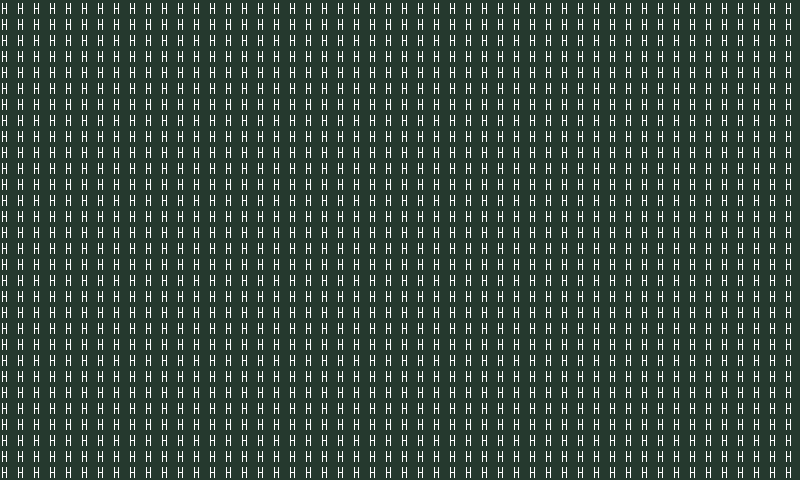

A level layout from a 2D game, rendered from its tile map. Below: a short description, then the map file with its tile-grid data intact:
An orthogonal 50x30 tile map with 16x16 px tiles, 1 tile layer (prototype).

<map version="1.10" tiledversion="1.10.2" orientation="orthogonal" renderorder="right-down" width="50" height="30" tilewidth="16" tileheight="16" infinite="0" nextlayerid="9" nextobjectid="1">
 <tileset firstgid="110" source="HiddenJungle_TSX.tsx" />
 <layer id="1" name="prototype" width="50" height="30">
  <data encoding="csv">
206,206,206,206,206,206,206,206,206,206,206,206,206,206,206,206,206,206,206,206,206,206,206,206,206,206,206,206,206,206,206,206,206,206,206,206,206,206,206,206,206,206,206,206,206,206,206,206,206,206,
206,206,206,206,206,206,206,206,206,206,206,206,206,206,206,206,206,206,206,206,206,206,206,206,206,206,206,206,206,206,206,206,206,206,206,206,206,206,206,206,206,206,206,206,206,206,206,206,206,206,
206,206,206,206,206,206,206,206,206,206,206,206,206,206,206,206,206,206,206,206,206,206,206,206,206,206,206,206,206,206,206,206,206,206,206,206,206,206,206,206,206,206,206,206,206,206,206,206,206,206,
206,206,206,206,206,206,206,206,206,206,206,206,206,206,206,206,206,206,206,206,206,206,206,206,206,206,206,206,206,206,206,206,206,206,206,206,206,206,206,206,206,206,206,206,206,206,206,206,206,206,
206,206,206,206,206,206,206,206,206,206,206,206,206,206,206,206,206,206,206,206,206,206,206,206,206,206,206,206,206,206,206,206,206,206,206,206,206,206,206,206,206,206,206,206,206,206,206,206,206,206,
206,206,206,206,206,206,206,206,206,206,206,206,206,206,206,206,206,206,206,206,206,206,206,206,206,206,206,206,206,206,206,206,206,206,206,206,206,206,206,206,206,206,206,206,206,206,206,206,206,206,
206,206,206,206,206,206,206,206,206,206,206,206,206,206,206,206,206,206,206,206,206,206,206,206,206,206,206,206,206,206,206,206,206,206,206,206,206,206,206,206,206,206,206,206,206,206,206,206,206,206,
206,206,206,206,206,206,206,206,206,206,206,206,206,206,206,206,206,206,206,206,206,206,206,206,206,206,206,206,206,206,206,206,206,206,206,206,206,206,206,206,206,206,206,206,206,206,206,206,206,206,
206,206,206,206,206,206,206,206,206,206,206,206,206,206,206,206,206,206,206,206,206,206,206,206,206,206,206,206,206,206,206,206,206,206,206,206,206,206,206,206,206,206,206,206,206,206,206,206,206,206,
206,206,206,206,206,206,206,206,206,206,206,206,206,206,206,206,206,206,206,206,206,206,206,206,206,206,206,206,206,206,206,206,206,206,206,206,206,206,206,206,206,206,206,206,206,206,206,206,206,206,
206,206,206,206,206,206,206,206,206,206,206,206,206,206,206,206,206,206,206,206,206,206,206,206,206,206,206,206,206,206,206,206,206,206,206,206,206,206,206,206,206,206,206,206,206,206,206,206,206,206,
206,206,206,206,206,206,206,206,206,206,206,206,206,206,206,206,206,206,206,206,206,206,206,206,206,206,206,206,206,206,206,206,206,206,206,206,206,206,206,206,206,206,206,206,206,206,206,206,206,206,
206,206,206,206,206,206,206,206,206,206,206,206,206,206,206,206,206,206,206,206,206,206,206,206,206,206,206,206,206,206,206,206,206,206,206,206,206,206,206,206,206,206,206,206,206,206,206,206,206,206,
206,206,206,206,206,206,206,206,206,206,206,206,206,206,206,206,206,206,206,206,206,206,206,206,206,206,206,206,206,206,206,206,206,206,206,206,206,206,206,206,206,206,206,206,206,206,206,206,206,206,
206,206,206,206,206,206,206,206,206,206,206,206,206,206,206,206,206,206,206,206,206,206,206,206,206,206,206,206,206,206,206,206,206,206,206,206,206,206,206,206,206,206,206,206,206,206,206,206,206,206,
206,206,206,206,206,206,206,206,206,206,206,206,206,206,206,206,206,206,206,206,206,206,206,206,206,206,206,206,206,206,206,206,206,206,206,206,206,206,206,206,206,206,206,206,206,206,206,206,206,206,
206,206,206,206,206,206,206,206,206,206,206,206,206,206,206,206,206,206,206,206,206,206,206,206,206,206,206,206,206,206,206,206,206,206,206,206,206,206,206,206,206,206,206,206,206,206,206,206,206,206,
206,206,206,206,206,206,206,206,206,206,206,206,206,206,206,206,206,206,206,206,206,206,206,206,206,206,206,206,206,206,206,206,206,206,206,206,206,206,206,206,206,206,206,206,206,206,206,206,206,206,
206,206,206,206,206,206,206,206,206,206,206,206,206,206,206,206,206,206,206,206,206,206,206,206,206,206,206,206,206,206,206,206,206,206,206,206,206,206,206,206,206,206,206,206,206,206,206,206,206,206,
206,206,206,206,206,206,206,206,206,206,206,206,206,206,206,206,206,206,206,206,206,206,206,206,206,206,206,206,206,206,206,206,206,206,206,206,206,206,206,206,206,206,206,206,206,206,206,206,206,206,
206,206,206,206,206,206,206,206,206,206,206,206,206,206,206,206,206,206,206,206,206,206,206,206,206,206,206,206,206,206,206,206,206,206,206,206,206,206,206,206,206,206,206,206,206,206,206,206,206,206,
206,206,206,206,206,206,206,206,206,206,206,206,206,206,206,206,206,206,206,206,206,206,206,206,206,206,206,206,206,206,206,206,206,206,206,206,206,206,206,206,206,206,206,206,206,206,206,206,206,206,
206,206,206,206,206,206,206,206,206,206,206,206,206,206,206,206,206,206,206,206,206,206,206,206,206,206,206,206,206,206,206,206,206,206,206,206,206,206,206,206,206,206,206,206,206,206,206,206,206,206,
206,206,206,206,206,206,206,206,206,206,206,206,206,206,206,206,206,206,206,206,206,206,206,206,206,206,206,206,206,206,206,206,206,206,206,206,206,206,206,206,206,206,206,206,206,206,206,206,206,206,
206,206,206,206,206,206,206,206,206,206,206,206,206,206,206,206,206,206,206,206,206,206,206,206,206,206,206,206,206,206,206,206,206,206,206,206,206,206,206,206,206,206,206,206,206,206,206,206,206,206,
206,206,206,206,206,206,206,206,206,206,206,206,206,206,206,206,206,206,206,206,206,206,206,206,206,206,206,206,206,206,206,206,206,206,206,206,206,206,206,206,206,206,206,206,206,206,206,206,206,206,
206,206,206,206,206,206,206,206,206,206,206,206,206,206,206,206,206,206,206,206,206,206,206,206,206,206,206,206,206,206,206,206,206,206,206,206,206,206,206,206,206,206,206,206,206,206,206,206,206,206,
206,206,206,206,206,206,206,206,206,206,206,206,206,206,206,206,206,206,206,206,206,206,206,206,206,206,206,206,206,206,206,206,206,206,206,206,206,206,206,206,206,206,206,206,206,206,206,206,206,206,
206,206,206,206,206,206,206,206,206,206,206,206,206,206,206,206,206,206,206,206,206,206,206,206,206,206,206,206,206,206,206,206,206,206,206,206,206,206,206,206,206,206,206,206,206,206,206,206,206,206,
206,206,206,206,206,206,206,206,206,206,206,206,206,206,206,206,206,206,206,206,206,206,206,206,206,206,206,206,206,206,206,206,206,206,206,206,206,206,206,206,206,206,206,206,206,206,206,206,206,206
</data>
 </layer>
</map>
